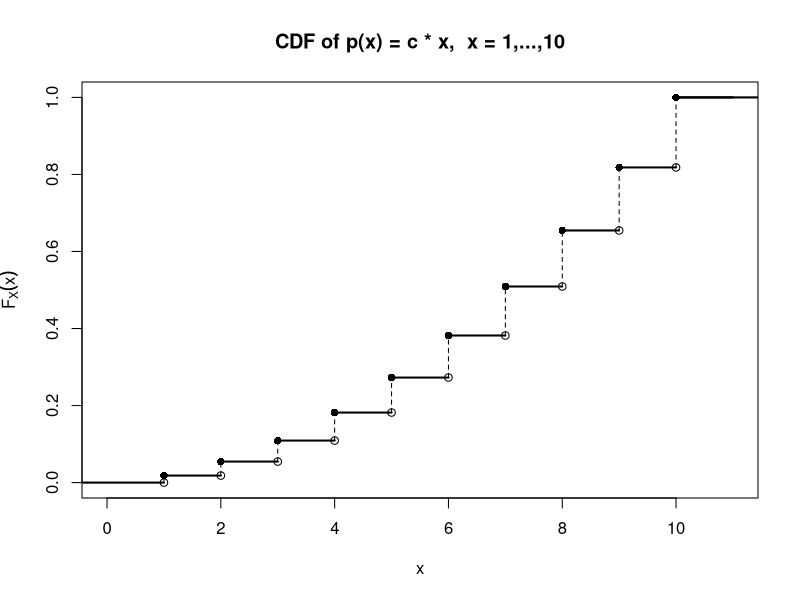

Generate this figure with R:
## ---- chunk 1
# Populate the pmf and cdf
x <- 1:10
c_const <- 1 / sum(x)  # 1 / 55
pmf <- c_const * x
cdf <- cumsum(pmf)

# Step function (right-continuous)
Fx <- stepfun(x, c(0, cdf), right = TRUE)

# Plot horizontals from stepfun; suppress verticals/points
plot(Fx,
     verticals = FALSE, do.points = FALSE,
     xlab = "x",
     ylab = expression(F[X](x)),
     main = "CDF of p(x) = c * x,  x = 1,...,10",
     xlim = c(0, 11), ylim = c(0, 1),
     lwd = 2)

# Add dashed vertical jump lines + open/closed circles at each jump
y_prev <- 0
for (i in seq_along(x)) {
  segments(x[i], y_prev, x[i], cdf[i], lty = 2)
  points(x[i], y_prev, pch = 1)
  points(x[i], cdf[i], pch = 16)
  y_prev <- cdf[i]
}

# Extend the last horizontal segment to the right margin (optional)
segments(max(x), y_prev, 11, y_prev, lwd = 2)
